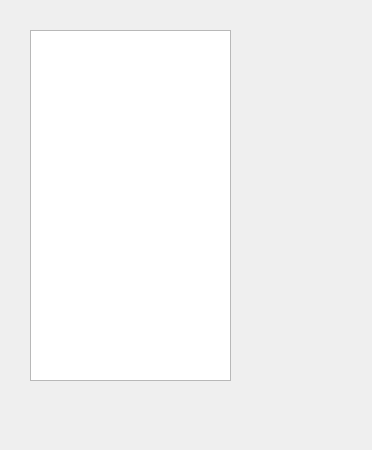
<?xml version="1.0" encoding="UTF-8"?>
<ui version="4.0">
 <class>Widget</class>
 <widget class="QWidget" name="Widget">
  <property name="geometry">
   <rect>
    <x>0</x>
    <y>0</y>
    <width>372</width>
    <height>450</height>
   </rect>
  </property>
  <property name="windowTitle">
   <string>Widget</string>
  </property>
  <widget class="QPlainTextEdit" name="plainTextEdit">
   <property name="geometry">
    <rect>
     <x>30</x>
     <y>30</y>
     <width>201</width>
     <height>351</height>
    </rect>
   </property>
   <property name="readOnly">
    <bool>true</bool>
   </property>
  </widget>
 </widget>
 <resources/>
 <connections/>
</ui>
